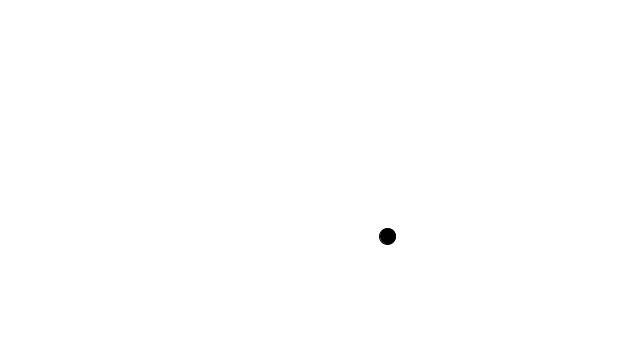
Frame 1 (no input)
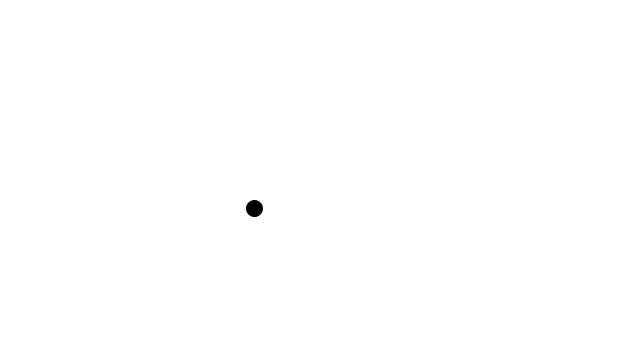
Frame 60 (the mouse pressed at the canvas centre just before this capture)
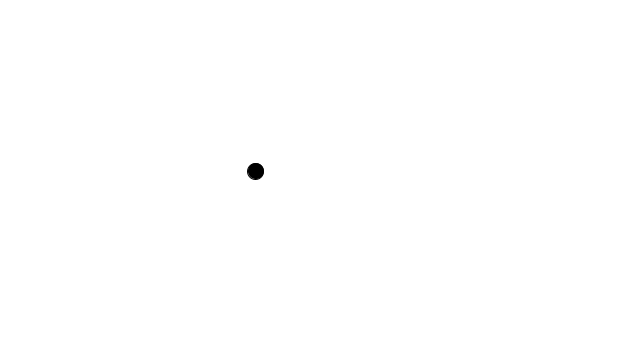
Frame 120 (the mouse held since frame 60 and released just before this capture)

The Processing sketch that drew these frames (run headless with seeded random() and noise(); from frame 60 on, the mouse is pressed at the canvas centre):

// Processing sketch: perlin_noise_walk
// ── perlin_noise_walk.pde
float t;
Walker walker;

void setup(){
  size(640,360);
  //background(255);
  //t = 0;
  walker = new Walker();
}

//Walker
void draw() {
  walker.step();
  walker.display();
}

//Circle distribution
//void draw(){
//  float n = noise(t);
//  float x = map(n,0,1,0,width);
//  ellipse(x,180,16,16);
//  t += 0.01;
//}

//Noise graph
//void draw(){
//  float y = noise(t);
//  t += 0.001;
//  point(t*width,y*height);
//}
// ── Walker.pde
class Walker {
  float x, y;
  float tx, ty;
  
  Walker() {
    tx = 0;
    ty = 10000;
  }
  
  void step() {
    x = map(noise(tx), 0, 1, 0, width);
    y = map(noise(ty), 0, 1, 0, height);
    
    tx += 0.01;
    ty += 0.01;
  }
  
  void display() {
    background(255);
    fill(0);
    ellipse(x,y, 16, 16);
  }
}
